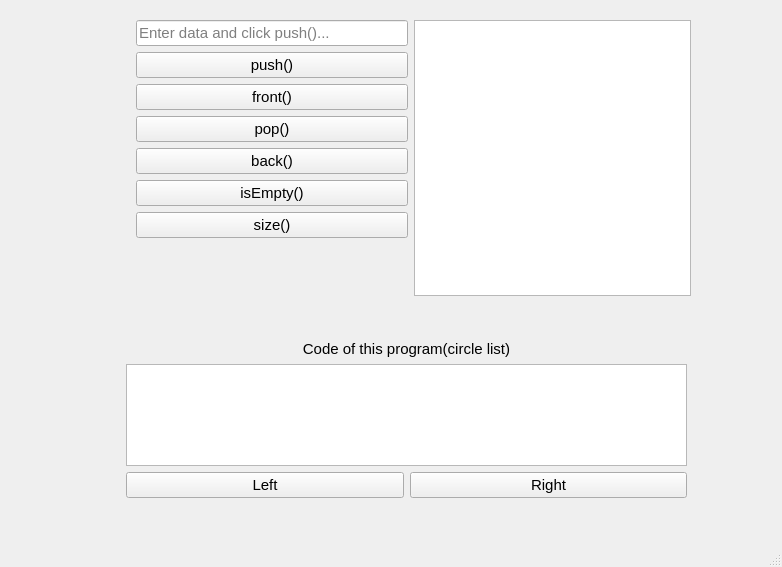
<?xml version="1.0" encoding="UTF-8"?>
<ui version="4.0">
 <class>MainWindow</class>
 <widget class="QMainWindow" name="MainWindow">
  <property name="geometry">
   <rect>
    <x>0</x>
    <y>0</y>
    <width>782</width>
    <height>567</height>
   </rect>
  </property>
  <property name="windowTitle">
   <string>MainWindow</string>
  </property>
  <widget class="QWidget" name="centralwidget">
   <widget class="QWidget" name="layoutWidget">
    <property name="geometry">
     <rect>
      <x>130</x>
      <y>20</y>
      <width>561</width>
      <height>276</height>
     </rect>
    </property>
    <layout class="QHBoxLayout" name="horizontalLayout">
     <item>
      <layout class="QFormLayout" name="formLayout">
       <item row="0" column="1">
        <widget class="QLineEdit" name="lineEdit">
         <property name="font">
          <font>
           <pointsize>11</pointsize>
          </font>
         </property>
         <property name="placeholderText">
          <string>Enter data and click push()...</string>
         </property>
        </widget>
       </item>
       <item row="1" column="1">
        <widget class="QPushButton" name="pushButton">
         <property name="font">
          <font>
           <pointsize>11</pointsize>
          </font>
         </property>
         <property name="text">
          <string>push()</string>
         </property>
        </widget>
       </item>
       <item row="2" column="1">
        <widget class="QPushButton" name="frontButton">
         <property name="font">
          <font>
           <pointsize>11</pointsize>
          </font>
         </property>
         <property name="text">
          <string>front()</string>
         </property>
        </widget>
       </item>
       <item row="3" column="1">
        <widget class="QPushButton" name="popButton">
         <property name="font">
          <font>
           <pointsize>11</pointsize>
          </font>
         </property>
         <property name="text">
          <string>pop()</string>
         </property>
        </widget>
       </item>
       <item row="4" column="1">
        <widget class="QPushButton" name="backButton">
         <property name="font">
          <font>
           <pointsize>11</pointsize>
          </font>
         </property>
         <property name="text">
          <string>back()</string>
         </property>
        </widget>
       </item>
       <item row="5" column="1">
        <widget class="QPushButton" name="isEmptyButton">
         <property name="font">
          <font>
           <pointsize>11</pointsize>
          </font>
         </property>
         <property name="text">
          <string>isEmpty()</string>
         </property>
        </widget>
       </item>
       <item row="6" column="1">
        <widget class="QPushButton" name="sizeButton">
         <property name="font">
          <font>
           <pointsize>11</pointsize>
          </font>
         </property>
         <property name="text">
          <string>size()</string>
         </property>
        </widget>
       </item>
      </layout>
     </item>
     <item>
      <widget class="QTextBrowser" name="textBrowser">
       <property name="font">
        <font>
         <pointsize>11</pointsize>
        </font>
       </property>
      </widget>
     </item>
    </layout>
   </widget>
   <widget class="QWidget" name="gridLayoutWidget">
    <property name="geometry">
     <rect>
      <x>126</x>
      <y>340</y>
      <width>561</width>
      <height>158</height>
     </rect>
    </property>
    <layout class="QGridLayout" name="gridLayout">
     <item row="4" column="0">
      <widget class="QPushButton" name="leftButton">
       <property name="font">
        <font>
         <pointsize>11</pointsize>
        </font>
       </property>
       <property name="text">
        <string>Left</string>
       </property>
      </widget>
     </item>
     <item row="4" column="1">
      <widget class="QPushButton" name="rightButton">
       <property name="font">
        <font>
         <pointsize>11</pointsize>
        </font>
       </property>
       <property name="text">
        <string>Right</string>
       </property>
      </widget>
     </item>
     <item row="3" column="0" colspan="2">
      <widget class="QTextBrowser" name="codeBrowser">
       <property name="font">
        <font>
         <pointsize>11</pointsize>
        </font>
       </property>
      </widget>
     </item>
     <item row="2" column="0" colspan="2">
      <widget class="QLabel" name="label">
       <property name="font">
        <font>
         <pointsize>11</pointsize>
        </font>
       </property>
       <property name="text">
        <string>Code of this program(circle list)</string>
       </property>
       <property name="alignment">
        <set>Qt::AlignCenter</set>
       </property>
      </widget>
     </item>
    </layout>
   </widget>
  </widget>
  <widget class="QMenuBar" name="menubar">
   <property name="geometry">
    <rect>
     <x>0</x>
     <y>0</y>
     <width>782</width>
     <height>25</height>
    </rect>
   </property>
  </widget>
  <widget class="QStatusBar" name="statusbar"/>
 </widget>
 <resources/>
 <connections/>
</ui>
